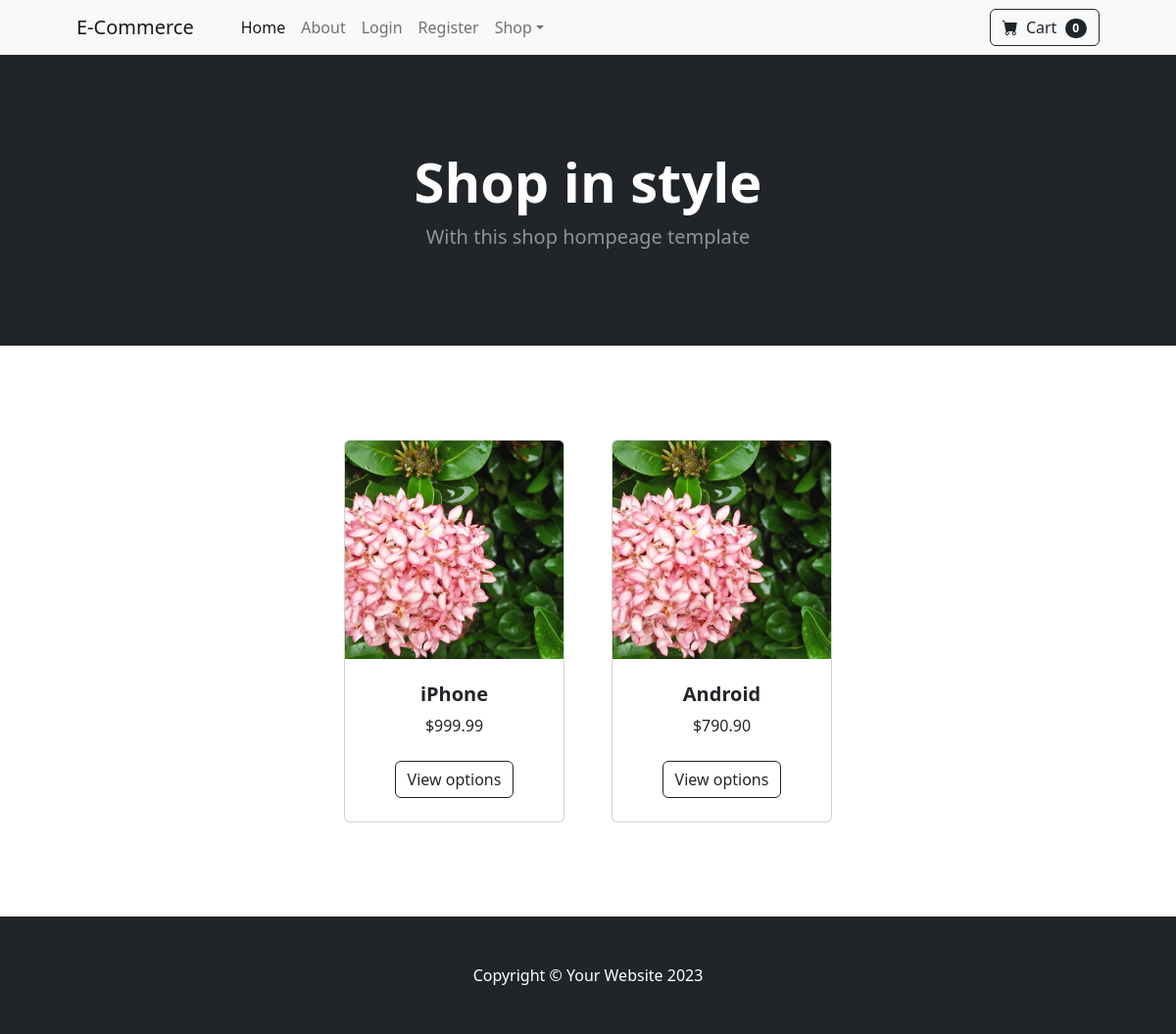
Before: / with the older database file.
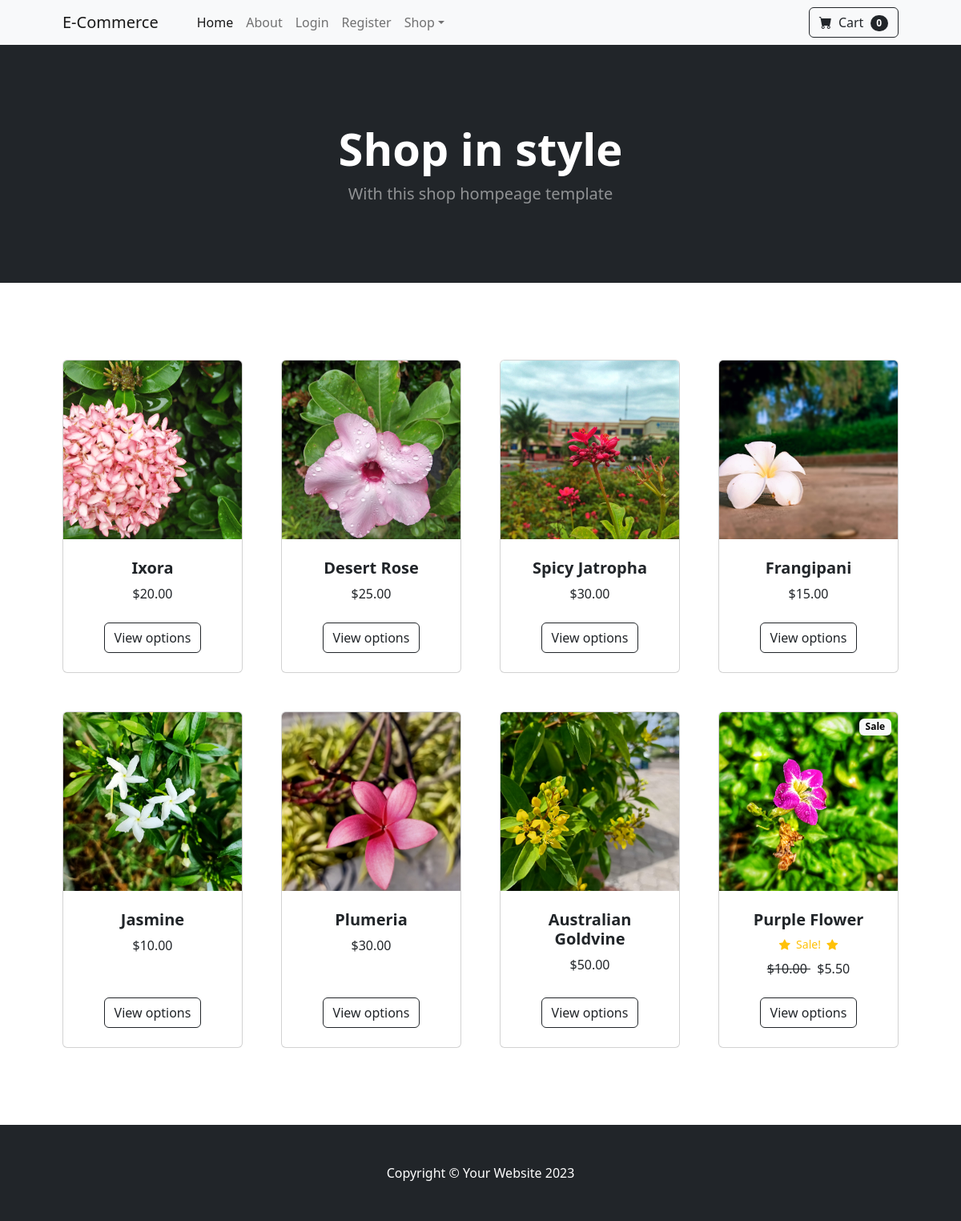
After: the same page with the newer database file.
### app/models.py (models this page shows)
class Product(models.Model):
    name = models.CharField(max_length=100)
    price = models.DecimalField(default=0, decimal_places=2, max_digits=6)
    category = models.ForeignKey(Category, on_delete=models.CASCADE, default=1)
    description = models.CharField(max_length=250, default='', blank=True, null=True)
    image = models.ImageField(upload_to="upload/product/")
    is_sale = models.BooleanField(default=False)
    sale_price = models.DecimalField(default=0, decimal_places=2, max_digits=6)
    def __str__(self):
        return self.name

### app/views.py (the view)
# urls.py: path('', views.home, name="home"),
def home(request):
    products = Product.objects.all()
    return render(request, "home.html", {'products': products})

### app/templates/home.html
{% extends 'base.html' %}
{% load static %}
{% block content %}
        <header class="bg-dark py-5">
            <div class="container px-4 px-lg-5 my-5">
                <div class="text-center text-white">
                    <h1 class="display-4 fw-bolder">Shop in style</h1>
                    <p class="lead fw-normal text-white-50 mb-0">With this shop hompeage template</p>
                </div>
            </div>
        </header>
        <section class="py-5">
            <div class="container px-4 px-lg-5 mt-5">
                <div class="row gx-4 gx-lg-5 row-cols-2 row-cols-md-3 row-cols-xl-4 justify-content-center">
                    {% for product in products %}
                        {% if product.is_sale %}
                            <div class="col mb-5">
                                <div class="card h-100">
                                    <div class="badge bg-light text-black position-absolute"
                                    style="top: 0.5rem; right: 0.5rem">Sale</div>
                                    <img class="card-img-top" src="{{ product.image.url }}" alt="..." />
                                    <div class="card-body p-4">
                                        <div class="text-center">
                                            <h5 class="fw-bolder">{{ product.name }}</h5>
                                            <div class="d-flex justify-content-center small text-warning mb-2">
                                                <div class="bi-star-fill"></div>
                                                &nbsp;&nbsp;Sale!&nbsp;&nbsp;
                                                <div class="bi-star-fill"></div>
                                            </div>
                                            <strike>
                                                ${{ product.price }}
                                            </strike>
                                            &nbsp;
                                            ${{ product.sale_price }}
                                        </div>
                                    </div>
                                    <div class="card-footer p-4 pt-0 border-top-0 bg-transparent">
                                        <div class="text-center"><a class="btn btn-outline-dark mt-auto" href="#">View options</a></div>
                                    </div>
                                </div>
                            </div>
                        {% else %}
                            <div class="col mb-5">
                                <div class="card h-100">
                                    <img class="card-img-top" src="{{ product.image.url }}" alt="..." />
                                    <div class="card-body p-4">
                                        <div class="text-center">
                                            <h5 class="fw-bolder">{{ product.name }}</h5>
                                            ${{ product.price }}
                                        </div>
                                    </div>
                                    <div class="card-footer p-4 pt-0 border-top-0 bg-transparent">
                                        <div class="text-center"><a class="btn btn-outline-dark mt-auto" href="#">View options</a></div>
                                    </div>
                                </div>
                            </div>
                        {% endif %}
                    {% endfor %}
                </div>
            </div>
        </section>
{% endblock %}

### app/templates/base.html (shortened to what this page needs)
{% load static %}
<!DOCTYPE html>
<html lang="en">
    <head>
        <link href="https://cdn.jsdelivr.net/npm/bootstrap-icons@1.5.0/font/bootstrap-icons.css" rel="stylesheet" />
        <link href="{% static 'css/styles.css' %}" rel="stylesheet" />
    </head>
    <body>
        {% include 'navbar.html' %}
        {% block content %}
        {% endblock %}
        <footer class="py-5 bg-dark">
            <div class="container"><p class="m-0 text-center text-white">Copyright &copy; Your Website 2023</p></div>
        </footer>
    </body>
</html>

### app/templates/navbar.html (shortened to what this page needs)
<nav class="navbar navbar-expand-lg navbar-light bg-light">
    <div class="container px-4 px-lg-5">
        <a class="navbar-brand" href="{% url 'home' %}">E-Commerce</a>
        <div class="collapse navbar-collapse" id="navbarSupportedContent">
            <ul class="navbar-nav me-auto mb-2 mb-lg-0 ms-lg-4">
                <li class="nav-item"><a class="nav-link active" aria-current="page" href="{% url 'home' %}">Home</a></li>
                <li class="nav-item"><a class="nav-link" href="{% url 'about' %}">About</a></li>
                {% if user.is_authenticated %}
                <li class="nav-item"><a class="nav-link" href="{% url 'logout' %}">Logout</a></li>
                {% else %}
                <li class="nav-item"><a class="nav-link" href="{% url 'login' %}">Login</a></li>
                <li class="nav-item"><a class="nav-link" href="{% url 'register' %}">Register</a></li>
                {% endif %}
                <li class="nav-item dropdown">
                    <a class="nav-link dropdown-toggle" id="navbarDropdown" href="#" role="button" data-bs-toggle="dropdown" aria-expanded="false">Shop</a>
                </li>
            </ul>
            <form class="d-flex">
                <button class="btn btn-outline-dark" type="submit">
                    <i class="bi-cart-fill me-1"></i>
                    Cart
                    <span class="badge bg-dark text-white ms-1 rounded-pill">0</span>
                </button>
            </form>
        </div>
    </div>
</nav>

Changed rows visible on the page:
removed Product: image (picture), name "iPhone", price "999.99"
removed Product: image (picture), name "Android", price "790.90"
added Product: image (picture), name "Ixora", price "20.00"
added Product: image (picture), name "Desert Rose", price "25.00"
added Product: image (picture), name "Spicy Jatropha", price "30.00"
added Product: image (picture), name "Frangipani", price "15.00"
added Product: image (picture), name "Jasmine", price "10.00"
added Product: image (picture), name "Plumeria", price "30.00"
added Product: image (picture), name "Australian Goldvine", price "50.00"
added Product: image (picture), name "Purple Flower", price "10.00", sale_price "5.50"
